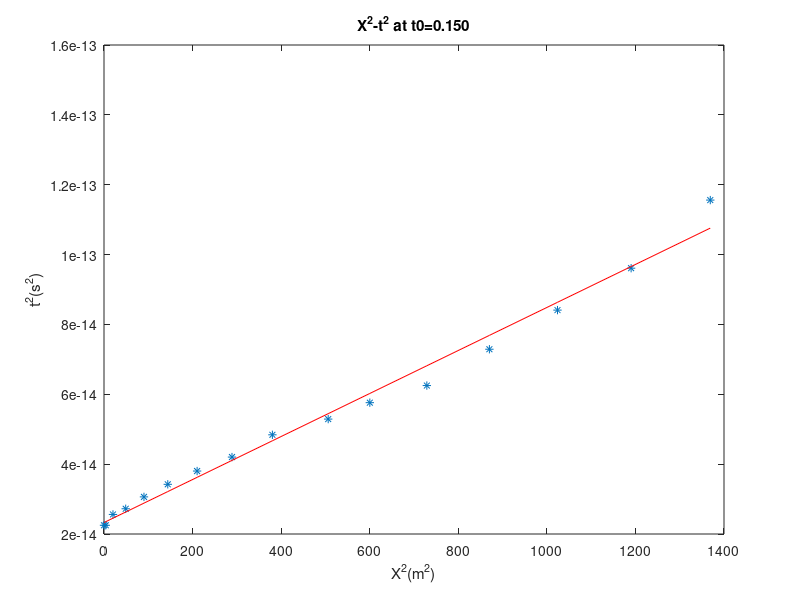

Source code (MATLAB):
t040 = [4 5 6 8 9 11 13 15 17 19 21 22 24 26 28 30]/100*1e-6;
x = [0 2000 4500 7000 9500 12000 14500 17000 19500 22500 24500 27000 29500 32000 34500 37000]/1000;
t070 = [7 8 8.5 9.5 11 13  14 16  18 20 21 23 25 26 29 32 ]/100*1e-6;
t120 = [12 12 13 14 15 16 17 18 20 21 22.5 24 25.5 27.5 30 32.5 ]/100*1e-6;
t150 = [15 15 16 16.5 17.5  18.5 19.5 20.5 22 23 24 25 27 29 31 34]/100*1e-6;
x140 = [0 19 31 41 50 57]*50;
t210 = [2.10 2.15 2.20 2.30 2.40];
x210 = [0 16 28 42 54]*50;
t250 = [2.50 2.53 2.55 2.60 2.65 2.80];
x250 = [0 16 24 33 43 55 ]*50;
a=x.^2;
b=t150.^2;
P=polyfit(a,b,1);
(1/P(1))^0.5
c=a*P(1)+P(2);
plot(a,b,'*',a,c,'r');
xlabel('X^2(m^2)');
ylabel('t^2(s^2)');
title('X^2-t^2 at t0=0.150');
vrms =[1.2531 1.2283 1.26 1.2744 ]*1e8;
t = [0.04 0.07 0.12 0.15]*1e-6;
for k=2:4
    v(k)=((vrms(k)^2*t(k)-vrms(k-1)^2*t(k-1))/(t(k)-t(k-1)))^0.5
end

